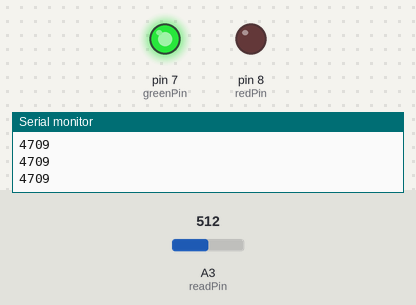
The sketch below on a simulated Arduino Uno, built with avr-gcc and run on an emulated ATmega328P. Parts: output pins drawn as LEDs (lit = HIGH), the last lines printed to the serial monitor. The inputs (shaded band) are chosen by the test bench; at power-on: A3 (readPin) = 512.

Above: at 1.2 s.
1.3 s: A3 (readPin) set to 754
2.8 s: A3 (readPin) set to 780
At 4.0 s:
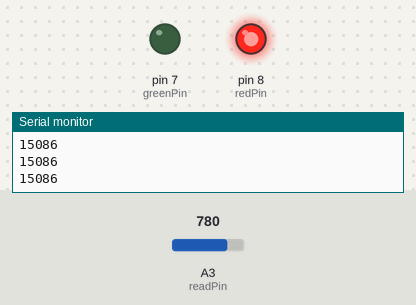
4.4 s: A3 (readPin) set to 716
At 5.5 s:
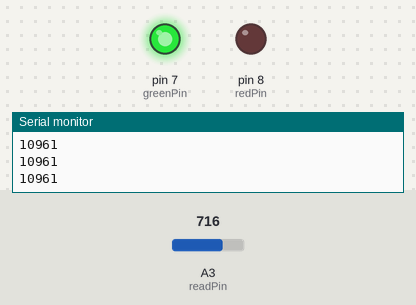
6.0 s: A3 (readPin) set to 900
At 7.0 s:
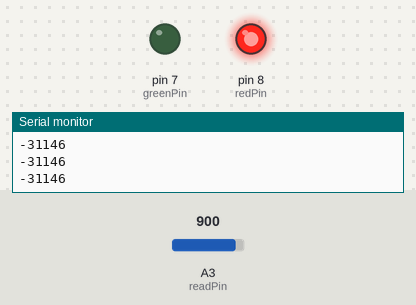
Timing chart, 0 to 8.6 s (numbered marks = the images above; inputs shaded):
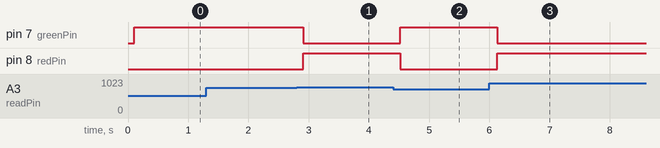

Measured:
- the behaviour switches between 765 and 766 on A3 (readPin) (found by bisection; images 0 and 1)
- after the input at 2.8 s, pin 7 (greenPin): HIGH → LOW after 0.11 s; pin 8 (redPin): LOW → HIGH after 0.11 s
- after the input at 4.4 s, pin 7 (greenPin): LOW → HIGH after 0.12 s; pin 8 (redPin): HIGH → LOW after 0.12 s
- after the input at 6.0 s, pin 7 (greenPin): HIGH → LOW after 0.13 s; pin 8 (redPin): LOW → HIGH after 0.13 s

The sketch:

Photoresistor.ino
```cpp
int readVal;
float V1;
int readPin = A3;
int R1 = 4700;
int R2;
int dt = 100;
int redPin = 8;
int greenPin = 7;

void setup() {
  // put your setup code here, to run once:
  pinMode(A3,INPUT);
  Serial.begin(9600);
  pinMode(redPin,OUTPUT);
  pinMode(greenPin,OUTPUT);
}

void loop() {
  // put your main code here, to run repeatedly:
  readVal = analogRead(readPin);
  V1 = (5./1023.)*readVal;

  R2 = R1*V1/(5-V1);
  Serial.println(R2);
  delay(dt);

  if(R2 < 14000 && R2> 0){
    digitalWrite(greenPin,HIGH);
    digitalWrite(redPin,LOW);
  }
  else{
    digitalWrite(greenPin,LOW);
    digitalWrite(redPin,HIGH);
  }

}
```
